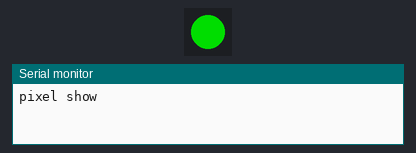
The sketch below on a simulated Arduino Uno, built with avr-gcc and run on an emulated ATmega328P. Shown: 1 RGB LEDs in strip order, left to right, the last lines printed to the serial monitor. Dim RGB values are drawn brighter than linear.

Above: at 1.0 s.
At 3.0 s:
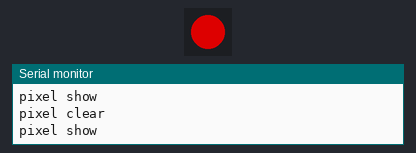
Timing chart, 0 to 5.2 s (numbered marks = the images above):
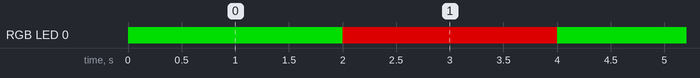

The sketch:

RGB_Led_Test.ino
```cpp
#include <Adafruit_NeoPixel.h>
#ifdef __AVR__
 #include <avr/power.h>
#endif

#define PIN        9

#define NUMPIXELS 1

Adafruit_NeoPixel pixels(NUMPIXELS, PIN, NEO_GRB + NEO_KHZ800);

void setup() {

#if defined(__AVR_ATtiny85__) && (F_CPU == 16000000)
  clock_prescale_set(clock_div_1);
#endif

  pixels.begin();

    Serial.begin(9600);

}

void loop() {

  pixels.clear();

  for(int i=0; i<NUMPIXELS; i++) {
    pixels.setPixelColor(i, pixels.Color(0, 150, 0));

    pixels.show();
    Serial.println("pixel show");

    delay(2000);

    pixels.clear();
    Serial.println("pixel clear");

    pixels.setPixelColor(i, pixels.Color(150, 0, 0));

    pixels.show();

    Serial.println("pixel show");

    delay(2000);

    pixels.clear();
    Serial.println("pixel clear");

  }
}
```

Measured:
- by itself, RGB LED 0: alternates RGB(150, 0, 0) for 2.0 s and RGB(0, 150, 0) for 2.0 s
